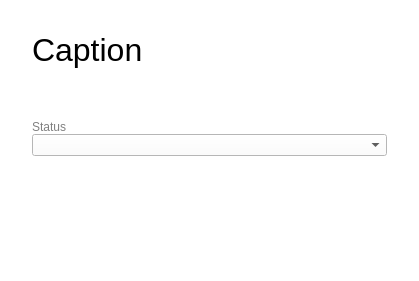
<?xml version="1.0" encoding="UTF-8"?>
<ui version="4.0">
 <class>ProjectTableRenameDialog</class>
 <widget class="QWidget" name="ProjectTableRenameDialog">
  <property name="geometry">
   <rect>
    <x>0</x>
    <y>0</y>
    <width>419</width>
    <height>281</height>
   </rect>
  </property>
  <property name="windowTitle">
   <string>Form</string>
  </property>
  <property name="styleSheet">
   <string notr="true">QWidget {background: white;}
.QWidget {border-radius: 8px;}</string>
  </property>
  <layout class="QVBoxLayout" name="verticalLayout">
   <property name="spacing">
    <number>0</number>
   </property>
   <property name="leftMargin">
    <number>32</number>
   </property>
   <property name="topMargin">
    <number>32</number>
   </property>
   <property name="rightMargin">
    <number>32</number>
   </property>
   <property name="bottomMargin">
    <number>9</number>
   </property>
   <item>
    <layout class="QHBoxLayout" name="horizontalLayout">
     <property name="rightMargin">
      <number>0</number>
     </property>
     <item>
      <widget class="QLabel" name="captionLabel">
       <property name="font">
        <font>
         <pointsize>24</pointsize>
        </font>
       </property>
       <property name="styleSheet">
        <string notr="true">color: black</string>
       </property>
       <property name="text">
        <string>Caption</string>
       </property>
      </widget>
     </item>
     <item>
      <spacer name="horizontalSpacer">
       <property name="orientation">
        <enum>Qt::Horizontal</enum>
       </property>
       <property name="sizeHint" stdset="0">
        <size>
         <width>40</width>
         <height>20</height>
        </size>
       </property>
      </spacer>
     </item>
     <item>
      <widget class="QPushButton" name="closeButton">
       <property name="minimumSize">
        <size>
         <width>11</width>
         <height>11</height>
        </size>
       </property>
       <property name="maximumSize">
        <size>
         <width>11</width>
         <height>11</height>
        </size>
       </property>
       <property name="text">
        <string/>
       </property>
       <property name="icon">
        <iconset resource="../../resource.qrc">
         <normaloff>:/resource/icons/icon_cross.png</normaloff>:/resource/icons/icon_cross.png</iconset>
       </property>
       <property name="iconSize">
        <size>
         <width>11</width>
         <height>11</height>
        </size>
       </property>
       <property name="flat">
        <bool>true</bool>
       </property>
      </widget>
     </item>
    </layout>
   </item>
   <item>
    <spacer name="verticalSpacer_2">
     <property name="orientation">
      <enum>Qt::Vertical</enum>
     </property>
     <property name="sizeType">
      <enum>QSizePolicy::Fixed</enum>
     </property>
     <property name="sizeHint" stdset="0">
      <size>
       <width>0</width>
       <height>32</height>
      </size>
     </property>
    </spacer>
   </item>
   <item>
    <layout class="QGridLayout" name="gridLayout" rowstretch="0,0,0,0" columnstretch="0,0">
     <item row="2" column="1">
      <widget class="QLabel" name="statusLabel">
       <property name="sizePolicy">
        <sizepolicy hsizetype="Minimum" vsizetype="Minimum">
         <horstretch>0</horstretch>
         <verstretch>0</verstretch>
        </sizepolicy>
       </property>
       <property name="styleSheet">
        <string notr="true">color: gray</string>
       </property>
       <property name="text">
        <string>Status</string>
       </property>
      </widget>
     </item>
     <item row="0" column="1">
      <widget class="DialogLineEditEx" name="titleWidget" native="true">
       <property name="minimumSize">
        <size>
         <width>0</width>
         <height>0</height>
        </size>
       </property>
      </widget>
     </item>
     <item row="1" column="1">
      <spacer name="verticalSpacer_3">
       <property name="orientation">
        <enum>Qt::Vertical</enum>
       </property>
       <property name="sizeType">
        <enum>QSizePolicy::Fixed</enum>
       </property>
       <property name="sizeHint" stdset="0">
        <size>
         <width>0</width>
         <height>20</height>
        </size>
       </property>
      </spacer>
     </item>
     <item row="3" column="1">
      <widget class="QComboBox" name="statusCombo"/>
     </item>
    </layout>
   </item>
   <item>
    <spacer name="verticalSpacer">
     <property name="orientation">
      <enum>Qt::Vertical</enum>
     </property>
     <property name="sizeHint" stdset="0">
      <size>
       <width>20</width>
       <height>49</height>
      </size>
     </property>
    </spacer>
   </item>
  </layout>
 </widget>
 <customwidgets>
  <customwidget>
   <class>DialogLineEditEx</class>
   <extends>QWidget</extends>
   <header location="global">ui/controls/dialog_line_edit_ex.h</header>
   <container>1</container>
  </customwidget>
 </customwidgets>
 <resources>
  <include location="../../resource.qrc"/>
 </resources>
 <connections/>
</ui>
